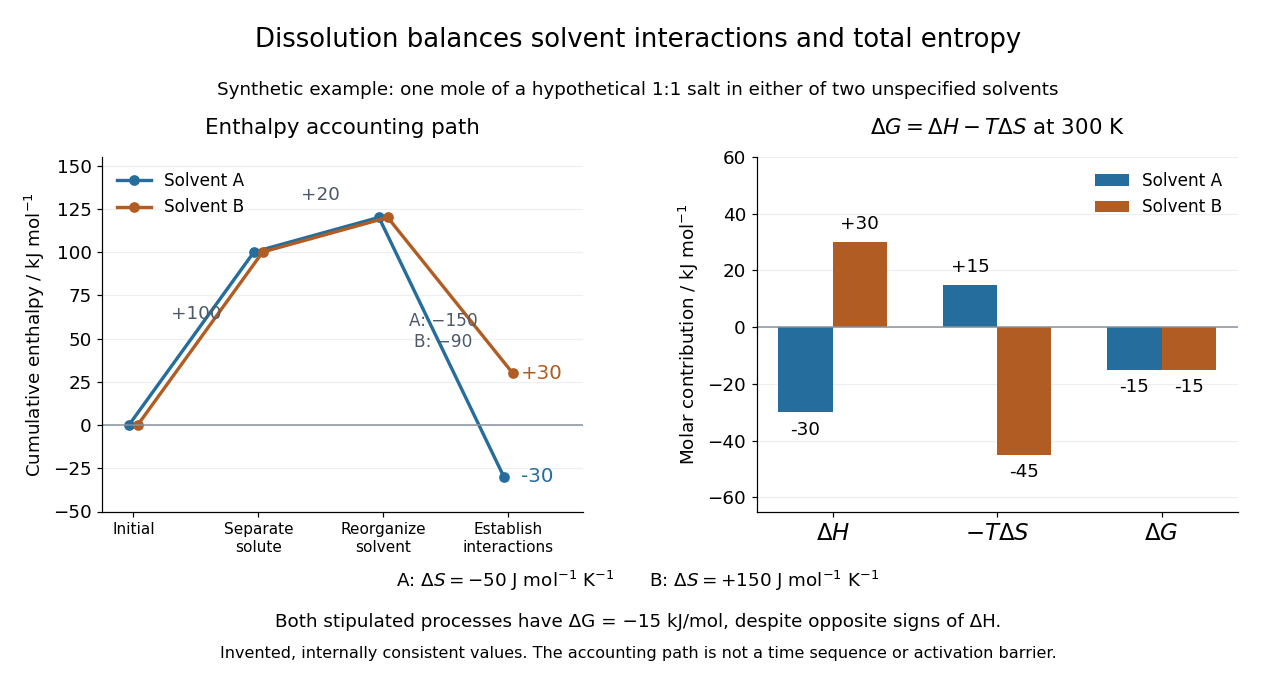

Python code for this plot:
"""Synthetic dissolution bookkeeping, not measured salt or solvent data.

Tested with Python 3.14, matplotlib 3.10.7 and numpy 2.3.5.
Run from _media; the matching opaque PNG is written to the current directory.
"""

from pathlib import Path

import matplotlib.pyplot as plt
import numpy as np


TEMPERATURE = 300.0  # K, stipulated model temperature
SEPARATION = 100.0  # kJ per mol of hypothetical 1:1 salt
REORGANIZATION = 20.0
INTERACTIONS = np.array([-150.0, -90.0])
ENTROPIES = np.array([-0.050, 0.150])  # kJ mol^-1 K^-1, total process


def main():
    enthalpies = SEPARATION + REORGANIZATION + INTERACTIONS
    entropy_terms = -TEMPERATURE * ENTROPIES
    free_energies = enthalpies + entropy_terms
    assert np.allclose(enthalpies, [-30, 30])
    assert np.allclose(free_energies, [-15, -15])
    plt.rcParams.update({"font.size": 12, "font.family": "DejaVu Sans"})
    fig, axes = plt.subplots(1, 2, figsize=(11.6, 6.2), facecolor="white")
    fig.subplots_adjust(left=0.08, right=0.97, bottom=0.25, top=0.77, wspace=0.36)
    ax = axes[0]
    x = np.arange(4)
    for interaction, name, color, offset in zip(INTERACTIONS, ["A", "B"], ["#246d9d", "#b15c22"], [-0.035, 0.035]):
        levels = np.array([0, SEPARATION, SEPARATION + REORGANIZATION, SEPARATION + REORGANIZATION + interaction])
        ax.plot(x + offset, levels, marker="o", color=color, lw=2.2, label=f"Solvent {name}")
        ax.text(3.10, levels[-1], f"{levels[-1]:+.0f}", va="center", color=color, fontsize=13)
    ax.axhline(0, color="#88919b", lw=1)
    ax.set_ylim(-50, 155)
    ax.set_xlim(-0.25, 3.6)
    ax.set_xticks(x, ["Initial", "Separate\nsolute", "Reorganize\nsolvent", "Establish\ninteractions"], fontsize=10)
    ax.set_ylabel(r"Cumulative enthalpy / kJ mol$^{-1}$")
    ax.set_title("Enthalpy accounting path", fontsize=14, pad=15)
    ax.text(0.50, 61, "+100", ha="center", color="#4d5968")
    ax.text(1.50, 130, "+20", ha="center", color="#4d5968")
    ax.text(2.48, 45, "A: −150\nB: −90", ha="center", color="#4d5968", fontsize=11)
    ax.legend(loc="upper left", frameon=False, fontsize=11)
    ax = axes[1]
    width = 0.33
    x = np.arange(3)
    for i, (name, color) in enumerate(zip(["A", "B"], ["#246d9d", "#b15c22"])):
        values = [enthalpies[i], entropy_terms[i], free_energies[i]]
        bars = ax.bar(x + (i - 0.5) * width, values, width=width, color=color, label=f"Solvent {name}")
        for bar, value in zip(bars, values):
            ax.text(bar.get_x() + width / 2, value + (3 if value >= 0 else -3), f"{value:+.0f}", ha="center", va="bottom" if value >= 0 else "top", fontsize=12)
    ax.axhline(0, color="#88919b", lw=1)
    ax.set_ylim(-65, 60)
    ax.set_xticks(x, [r"$\Delta H$", r"$-T\Delta S$", r"$\Delta G$"], fontsize=15)
    ax.set_ylabel(r"Molar contribution / kJ mol$^{-1}$")
    ax.set_title(r"$\Delta G=\Delta H-T\Delta S$ at 300 K", fontsize=14, pad=15)
    ax.legend(loc="upper right", frameon=False, fontsize=11)
    for ax in axes:
        ax.spines[["top", "right"]].set_visible(False)
        ax.grid(axis="y", color="#edf0f3", zorder=0)
        ax.set_axisbelow(True)
    fig.suptitle("Dissolution balances solvent interactions and total entropy", y=0.96, fontsize=17)
    fig.text(0.5, 0.86, "Synthetic example: one mole of a hypothetical 1:1 salt in either of two unspecified solvents", ha="center", fontsize=12)
    fig.text(0.5, 0.14, r"A: $\Delta S=-50$ J mol$^{-1}$ K$^{-1}$      B: $\Delta S=+150$ J mol$^{-1}$ K$^{-1}$", ha="center", fontsize=12)
    fig.text(0.5, 0.08, "Both stipulated processes have ΔG = −15 kJ/mol, despite opposite signs of ΔH.", ha="center", fontsize=12)
    fig.text(0.5, 0.035, "Invented, internally consistent values. The accounting path is not a time sequence or activation barrier.", ha="center", fontsize=10.5)
    fig.savefig(Path.cwd() / (Path(__file__).stem + ".png"), dpi=110, facecolor="white", transparent=False)
    plt.close(fig)


if __name__ == "__main__":
    main()
